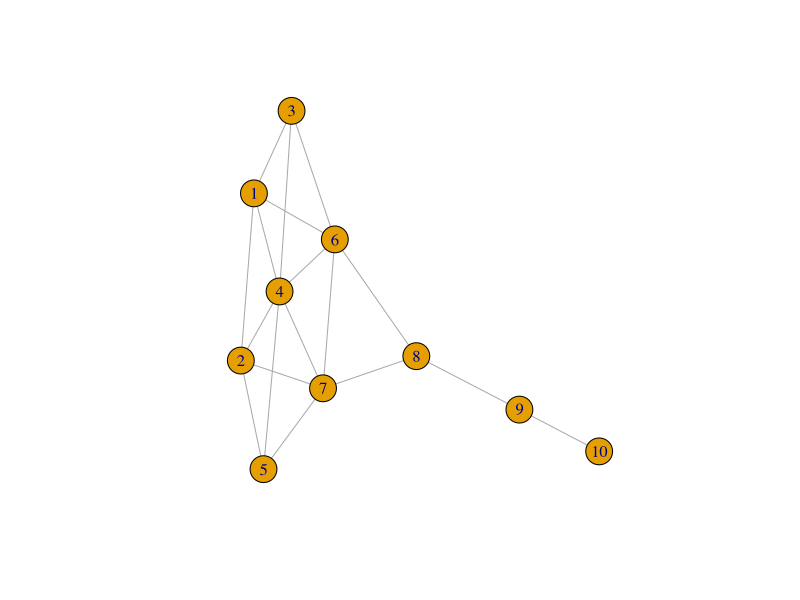
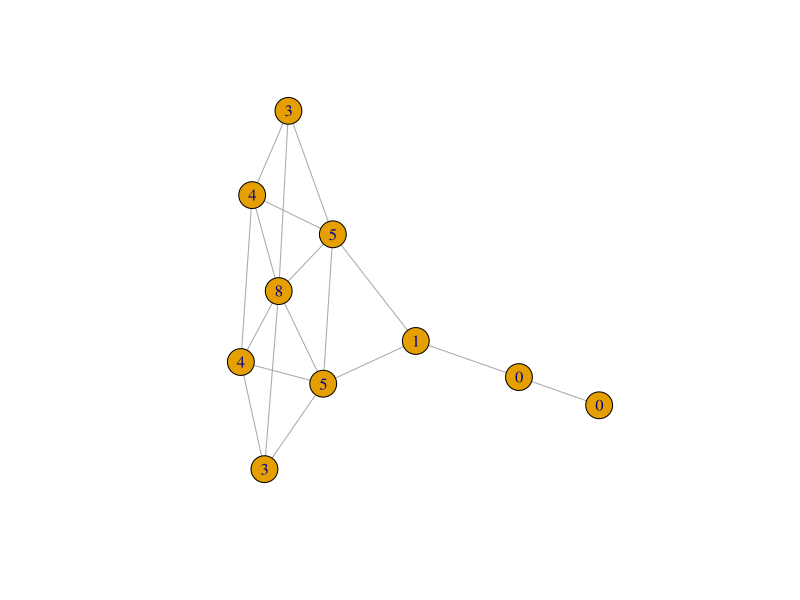

The R source for these figures, in order:
library(igraph)


### Name: count_triangles
### Title: Find triangles in graphs
### Aliases: count_triangles adjacent.triangles triangles
### Keywords: graphs

### ** Examples


## A small graph
kite <- make_graph("Krackhardt_Kite")
plot(kite)
matrix(triangles(kite), nrow=3)

## Adjacenct triangles
atri <- count_triangles(kite)
plot(kite, vertex.label=atri)

## Always true
sum(count_triangles(kite)) == length(triangles(kite))

## Should match, local transitivity is the
## number of adjacent triangles divided by the number
## of adjacency triples
transitivity(kite, type="local")
count_triangles(kite) / (degree(kite) * (degree(kite)-1)/2)
